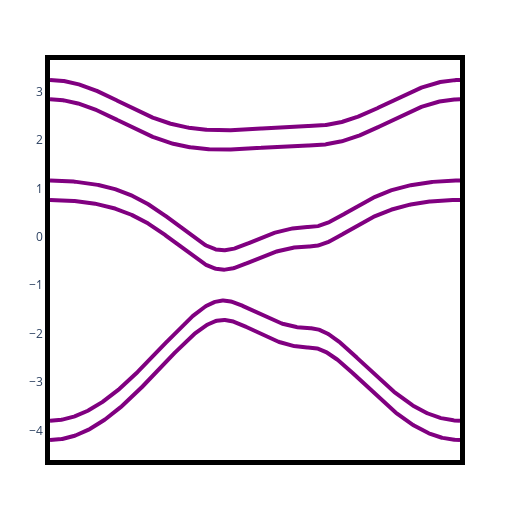

The notebook cell saved with this chart:
### Code cell
plot_simple_kagome_bands(t1 = 1.0, t2 = 0.0, u1 = 0.3, u2 = 0.0, B = 0.1)

### Figure 1 — Plotly figure (JSON) as saved in the notebook; plotly's stock layout.template omitted (floating-point values rounded to 4 significant figures; data arrays with more than 128 entries replaced by an {"elided": "..."} marker saying what was removed)
{"data": [{"line": {"color": "purple", "width": 4}, "mode": "lines", "type": "scatter", "x": {"elided": "500 int values"}, "y": {"elided": "500 float values"}}, {"line": {"color": "purple", "width": 4}, "mode": "lines", "type": "scatter", "x": {"elided": "500 int values"}, "y": {"elided": "500 float values"}}, {"line": {"color": "purple", "width": 4}, "mode": "lines", "type": "scatter", "x": {"elided": "500 int values"}, "y": {"elided": "500 float values"}}, {"line": {"color": "purple", "width": 4}, "mode": "lines", "type": "scatter", "x": {"elided": "500 int values"}, "y": {"elided": "500 float values"}}, {"line": {"color": "purple", "width": 4}, "mode": "lines", "type": "scatter", "x": {"elided": "500 int values"}, "y": {"elided": "500 float values"}}, {"line": {"color": "purple", "width": 4}, "mode": "lines", "type": "scatter", "x": {"elided": "500 int values"}, "y": {"elided": "500 float values"}}], "layout": {"height": 510, "margin": {"b": 50, "l": 50, "r": 50, "t": 60}, "plot_bgcolor": "rgba(0,0,0,0)", "showlegend": false, "title": "", "width": 510, "xaxis": {"linecolor": "black", "linewidth": 5, "mirror": true, "showgrid": true, "showline": true, "showticklabels": false}, "yaxis": {"linecolor": "black", "linewidth": 5, "mirror": true, "showgrid": true, "showline": true, "showticklabels": true}}}
